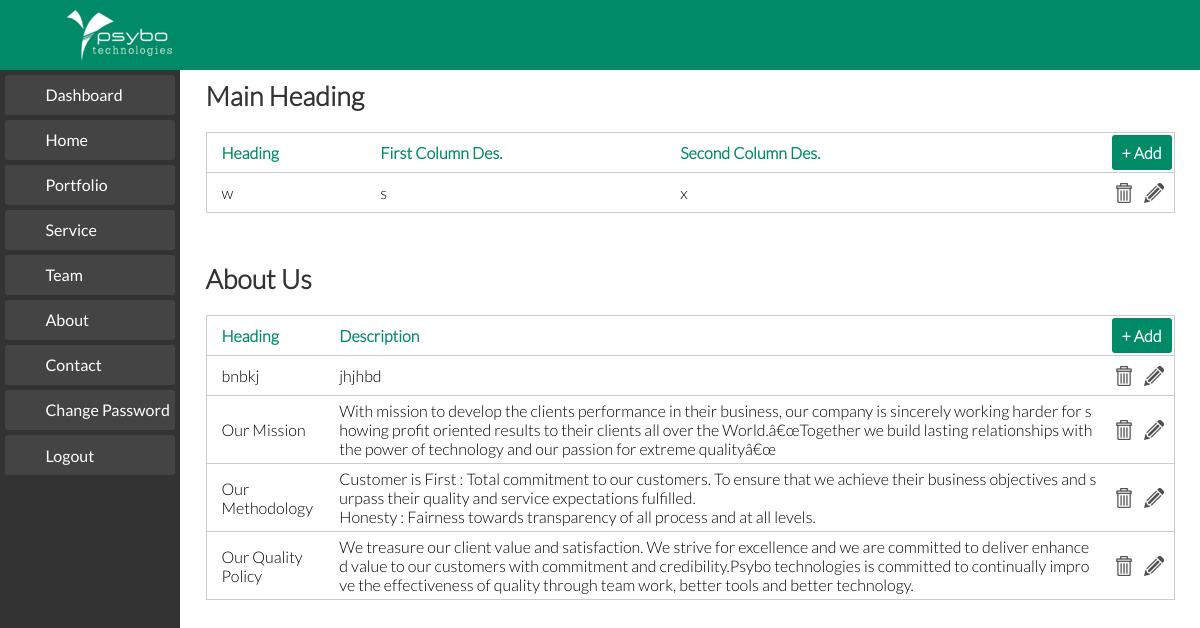
The page /tabAbout.php (signed in) on the database its author committed.
### tables this page shows
CREATE TABLE `headings` (
  `id` int(11) NOT NULL AUTO_INCREMENT,
  `name` varchar(45) NOT NULL,
  `title` varchar(100) DEFAULT NULL,
  `description` varchar(500) DEFAULT NULL,
  `secDescription` varchar(500) DEFAULT NULL,
  PRIMARY KEY (`id`)
);

CREATE TABLE `subHeadings` (
  `id` int(11) NOT NULL AUTO_INCREMENT,
  `name` varchar(45) NOT NULL,
  `title` varchar(100) DEFAULT NULL,
  `description` varchar(500) DEFAULT NULL,
  `files_id` int(11) NOT NULL,
  `link` varchar(55) DEFAULT NULL,
  PRIMARY KEY (`id`),
  KEY `fk_service_files1_idx` (`files_id`),
  CONSTRAINT `fk_service_files1` FOREIGN KEY (`files_id`) REFERENCES `files` (`id`) ON DELETE NO ACTION ON UPDATE NO ACTION
);

### Database.php (called while the page is built, shortened)
<?php
class Database
{
	private $host='';
	private $user='';
	private $password='';
	private $database='';
	private $condb="";
	function __construct($host,$user,$password,$database)
	{
		$this->host=$host;
		$this->user=$user;
		$this->password=$password;
		$this->database=$database;
	}
	public function connect()
	{
		$this->condb = new mysqli($this->host,$this->user,$this->password,$this->database);
	}
	public function select($table,$fields,$where)
	{
		$fields=implode(',',$fields);
		$select="SELECT ";
		if ($fields==null)
		{
			$select.="* FROM ".$table;
		}
		else
		{
			$select.=$fields." FROM ".$table;
		}
		if($where != null)
		{
			$select.=" WHERE ".$where[0]." = ";
			if (is_string($where[1]))
				$select.="'".$where[1]."'";
			else
				$select.=$where[1];
		}
		$query=mysqli_query($this->condb,$select);
		$recset = array();
		while ($rec=mysqli_fetch_array($query))
			array_push($recset, $rec);
		return $recset;
	}
}
?>

### tabAbout.php (the view, shortened to what this page needs)
<?php
include_once 'Database.php';
$objdb = new Database('localhost', 'root', 'asd', 'psybo-db');
$resultHead = $objdb->select('subHeadings', array(), array('name', 'about'));
$resultMainHead = $objdb->select('headings', array(), array('name', 'about'));
?>
<!DOCTYPE html>
<html lang="en">
<head>
	<link rel="stylesheet" href="css/normalize.css">
	<link rel="stylesheet" href="css/admin-style.css">
</head>
<body>
	<?php  include 'dash.php'; ?>
	<section>
		<div class="show-table">
			<form id="formShowAbout" name="formShowAbout" action="" method="POST">
				<h3>Main Heading</h3>
				<table class="show-item">
					<tbody>
						<tr>
							<th>Heading</th>
							<th>First Column Des.</th>
							<th>Second Column Des.</th>
							<th>
								<a href="addAboutHead.php" class="page-button">+ Add</a>
							</th>
						</tr>
						<?php foreach ($resultMainHead as $key => $value) {
					 ?>
						<tr>
							<td><?php  foreach ($value as $key	 => $val) {
									if ($key == 'title' and is_string($key) ) {
										echo $val;
								} }?>
							</td>
								<td>
									<p>
									<?php  foreach ($value as $key	 => $val) {
										if ($key == 'description' and is_string($key) ) {
										echo $val;
									} }?>
								</p>
							</td>
							<td>
								<p><?php  foreach ($value as $key	 => $val) {
									if ($key == 'secDescription' and is_string($key) ) {
									echo $val;
									} }?>
								</p>
							</td>
							<td>
								<a href=<?php foreach ($value as $key => $val) {
							 				if ($key == 'id' and is_string($key)) {
							 					echo "\"editAboutHead.php?HeditId=".$val."\"";
							 				}
							 			} ?> class="edit"></a>
							 	<a href=<?php foreach ($value as $key => $val) {
							 				if ($key == 'id' and is_string($key)) {
							 					echo "\"?hDeleteid=".$val."\"";
							 				}
							 			} ?> class="delete" onclick="return DeleteCheck()">
							 	</a>
							</td>
						</tr>
						<?php }	 ?>
					</tbody>
				</table>
				<h3>About Us</h3>
				<table class="show-item">
					<tbody>
						<tr>
							<th>Heading</th>
							<th>Description</th>
							<th>
								<a href="addAboutItem.php" class="page-button">+ Add</a>
							</th>
						</tr>
						<?php foreach ($resultHead as $key => $value) {
					 ?>
						<tr>
							<td><?php  foreach ($value as $key	 => $val) {
							if ($key == 'title' and is_string($key) ) {
								echo $val;
							} }?></td>
							<td>
								<p><?php  foreach ($value as $key	 => $val) {
							if ($key == 'description' and is_string($key) ) {
								echo $val;
							} }?></p>
							</td>
							<td>
								<a href=<?php foreach ($value as $key => $val) {
										if ($key == 'id' and is_string($key))
											echo "\"editaboutItem.php?itemid=".$val."\"";
										}?> class="edit">
								</a>
								<a href=<?php foreach ($value as $key => $val) {
									if ($key == 'id' and is_string($key)) {
										echo "\"?subHeadDeleteid=".$val."\"";
										}
									} ?> class="delete" onclick="return DeleteCheck()">
								</a>
							</td>
						</tr>
						<?php } ?>
					</tbody>
				</table>
			</form>
		</div>
	</section>
</body>
</html>

### css/admin-style.css (style rules this page uses)
body { padding-top: 70px; font-family: Lato-light; font-size: 16px; }
h3 { font-family: Lato-light; font-size: 20pt; margin: 10px 0; padding: 0; color: #333; }
section { padding-left: 15%; width: 85%; float: left; }
.page-button { width: 60px; height: 35px; float: right; background-color: #008a67; text-decoration: none; color: #fff; border-radius: 3px; text-align: center; line-height: 35px; margin-right: 2px; -webkit-transition: background-color 0.3s ease; -moz-transition: background-color 0.3s ease; -ms-transition: background-color 0.3s ease; -o-transition: background-color 0.3s ease; transition: background-color 0.3s ease; }
.show-table { width: 95%; margin: 0 auto; }
.show-item { width: 100%; margin: 10px 0px 50px ; float: left; border: 1px solid #ccc; }
.show-item a.edit { width: 20px; height: 20px; float: right; margin-right: 10px; display: block; background-image: url(../img/edit.png); background-size: 100%; background-position: center; background-repeat: no-repeat; cursor: pointer; opacity: 0.7; }
.show-item a.delete { width: 20px; height: 20px; float: right; margin-right: 10px; display: block; background-image: url(../img/delete.png); background-size: 100%; background-position: center; background-repeat: no-repeat; cursor: pointer; opacity: 0.7; }
.show-item tr:first-child { font-weight: bold; color: #008a67; }
.show-item tr { height: 40px; margin-left: 10px; border-bottom: 1px solid #ccc; }
.show-item tr th { padding-left: 15px; text-align: left; }
.show-item tr td { padding-left: 15px; }
.show-item p { margin: 5px 0; word-break: break-all; }

### rows shown on the page
headings: title "w", description "s", secDescription "x"
subheadings: title "bnbkj", description "jhjhbd"
subheadings: title "Our Mission", description "With mission to develop the clients performance in their business, our company is sincerely working harder for showing profit oriented results to their clients all over the World.â€œTogether we build lasting relationships with the power of technology and our passion for extreme qualityâ€œ"
subheadings: title "Our Methodology", description "Customer is First : Total commitment to our customers. To ensure that we achieve their business objectives and surpass their quality and service expectations fulfilled. Honesty : Fairness towards transparency of all process and at all levels."
subheadings: title "Our Quality Policy", description "We treasure our client value and satisfaction. We strive for excellence and we are committed to deliver enhanced value to our customers with commitment and credibility.Psybo technologies is committed to continually improve the effectiveness of quality through team work, better tools and better technology."
